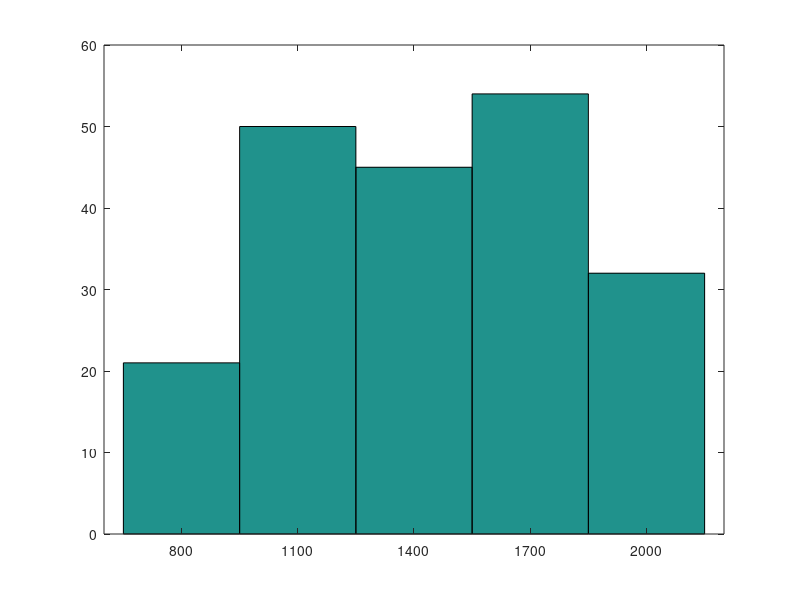

Source code (MATLAB): (Note: this script raises an error after producing the figure.)
%% Session 1
fileID = fopen('g1s1.txt','r');
formatSpec = '%f';
A = fscanf(fileID,formatSpec);
plot(A,'Color','black');
fclose(fileID);
B = zeros(12,1);
for i = 1:1:size(A,1)
 if A(i,1) <=900 && A(i,1) >=800
 B(1,1) = B(1,1) + 1;
 elseif A(i,1) <=1000 && A(i,1) >=900
     B(2,1) = B(2,1) + 1;
 elseif A(i,1) <=1100 && A(i,1) >=1000
     B(3,1) = B(3,1) + 1;
 elseif A(i,1) <=1200 && A(i,1) >=1100
     B(4,1) = B(4,1) + 1;
 elseif A(i,1) <=1300 && A(i,1) >=1200
     B(5,1) = B(5,1) + 1;
 elseif A(i,1) <=1400 && A(i,1) >=1300
     B(6,1) = B(6,1) + 1;
 elseif A(i,1) <=1500 && A(i,1) >=1400
     B(7,1) = B(7,1) + 1;
 elseif A(i,1) <=1600 && A(i,1) >=1500
     B(8,1) = B(8,1) + 1;
 elseif A(i,1) <=1700 && A(i,1) >=1600
     B(9,1) = B(9,1) + 1; 
 elseif A(i,1) <=1800 && A(i,1) >=1700
     B(10,1) = B(10,1) + 1; 
 elseif A(i,1) <=1900 && A(i,1) >=1800
     B(11,1) = B(11,1) + 1;
 elseif A(i,1) <=2000 && A(i,1) >=1900
     B(12,1) = B(12,1) + 1; 
 end
end
% set(gca,'XTick',[800:100:2000])
% set(gca,'YTick',[0:5:50]) 
plot(B,'Color','black');
ylim([0 50])
xlim([800 2000])
x = [1:12];
y = [B(1,1) B(2,1) B(3,1) B(4,1) B(5,1) B(6,1) B(7,1) B(8,1) B(9,1) B(10,1) B(11,1) B(12,1)];
bar (x,y,'black','BarWidth', 0.9);
set(gca,'XTick',[0:9])

hist(A,800:300:2000)
h = findobj(gca,'Type','patch');
h.FaceColor = [0 0 0]; 

%% Session 2

